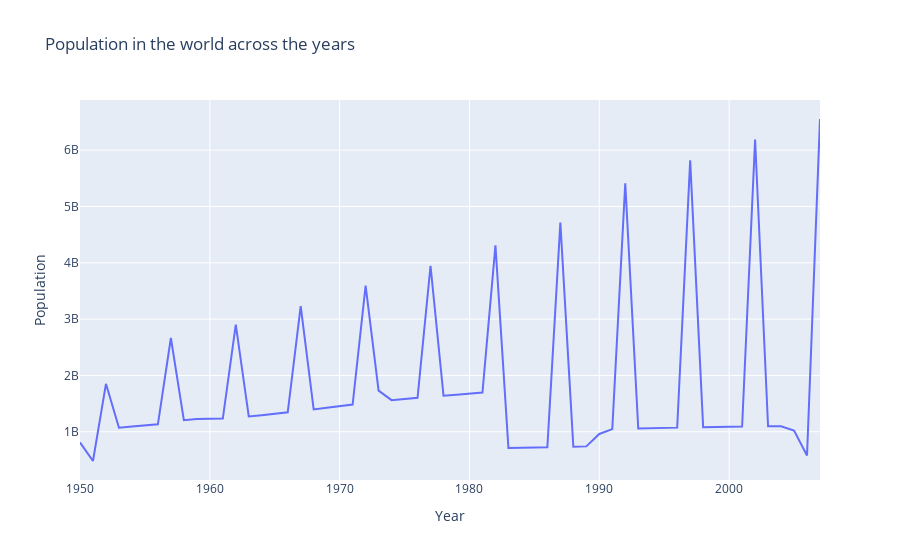

Source (notebook cell):
### Markdown cell above
# Graphics

### Code cell
fig = px.line(df.groupby(by = ['year'], as_index = False).sum(), x="year", y="pop", title='Population in the world across the years', 
                labels = {'pop' : 'Population', 'year' : 'Year'})
fig.show()
